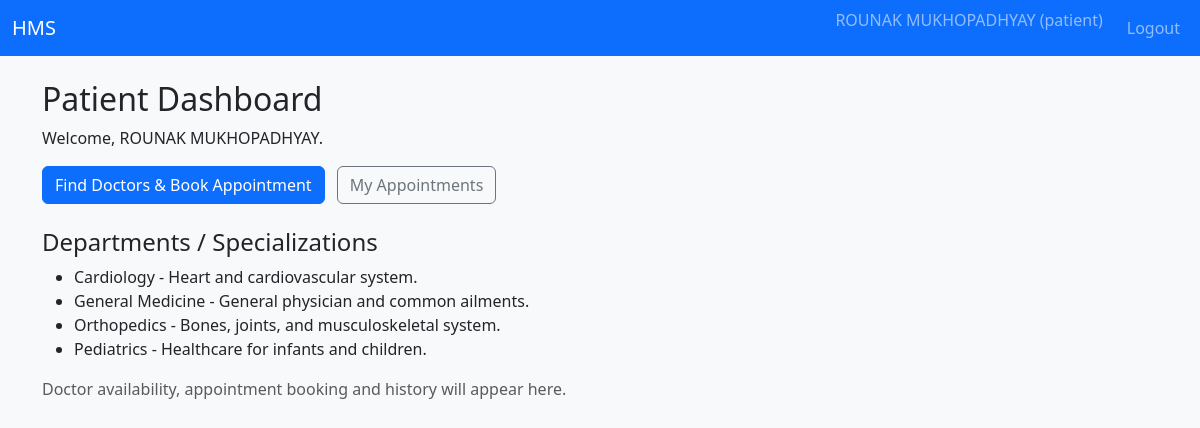
The app's page /patient/dashboard (signed in) with its own data.
### tables this page shows
CREATE TABLE departments (
            id INTEGER PRIMARY KEY AUTOINCREMENT,
            name TEXT UNIQUE NOT NULL,
            description TEXT,
            created_at TEXT NOT NULL
        );

### controllers/routes.py (the view)
@main_bp.route("/patient/dashboard")
@login_required
@role_required("patient")
def patient_dashboard():
    conn = get_db_connection()
    cur = conn.cursor()
    cur.execute("SELECT * FROM departments ORDER BY name;")
    departments = cur.fetchall()
    conn.close()
    return render_template("dashboard_patient.html", departments=departments)

### controllers/routes.py (called while the page is built)
def login_required(view_func):
    @wraps(view_func)
    def wrapped(*args, **kwargs):
        if "user_id" not in session:
            flash("Please log in to continue.", "warning")
            return redirect(url_for("main.login"))
        return view_func(*args, **kwargs)
    return wrapped

def role_required(role):
    def decorator(view_func):
        @wraps(view_func)
        def wrapped(*args, **kwargs):
            if "user_id" not in session or session.get("role") != role:
                flash("Unauthorized access.", "danger")
                return redirect(url_for("main.login"))
            return view_func(*args, **kwargs)
        return wrapped
    return decorator

### models/models.py (called while the page is built)
def get_db_connection():
    conn = sqlite3.connect(DB_PATH)
    conn.row_factory = sqlite3.Row
    return conn

### templates/dashboard_patient.html (shortened to what this page needs)
{% extends "base.html" %}
{% block content %}
<h2>Patient Dashboard</h2>
<p>Welcome, {{ session.get('full_name') }}.</p>
<div class="mt-3 mb-4">
    <a href="{{ url_for('main.patient_doctors') }}" class="btn btn-primary me-2">
        Find Doctors & Book Appointment
    </a>
    <a href="{{ url_for('main.patient_appointments') }}" class="btn btn-outline-secondary">
        My Appointments
    </a>
</div>
<h4 class="mt-4">Departments / Specializations</h4>
<ul>
    {% for dept in departments %}
    <li>{{ dept['name'] }} - {{ dept['description'] }}</li>
    {% endfor %}
</ul>
<p class="text-muted mt-3">
Doctor availability, appointment booking and history will appear here.
</p>
{% endblock %}

### records on screen
departments: name "Cardiology", description "Heart and cardiovascular system."
departments: name "General Medicine", description "General physician and common ailments."
departments: name "Orthopedics", description "Bones, joints, and musculoskeletal system."
departments: name "Pediatrics", description "Healthcare for infants and children."

### other values on screen
{{ session.get('full_name', '') }} "ROUNAK MUKHOPADHYAY"
{{ session.get('role', '') }} "patient"
{{ session.get('full_name') }} "ROUNAK MUKHOPADHYAY"
